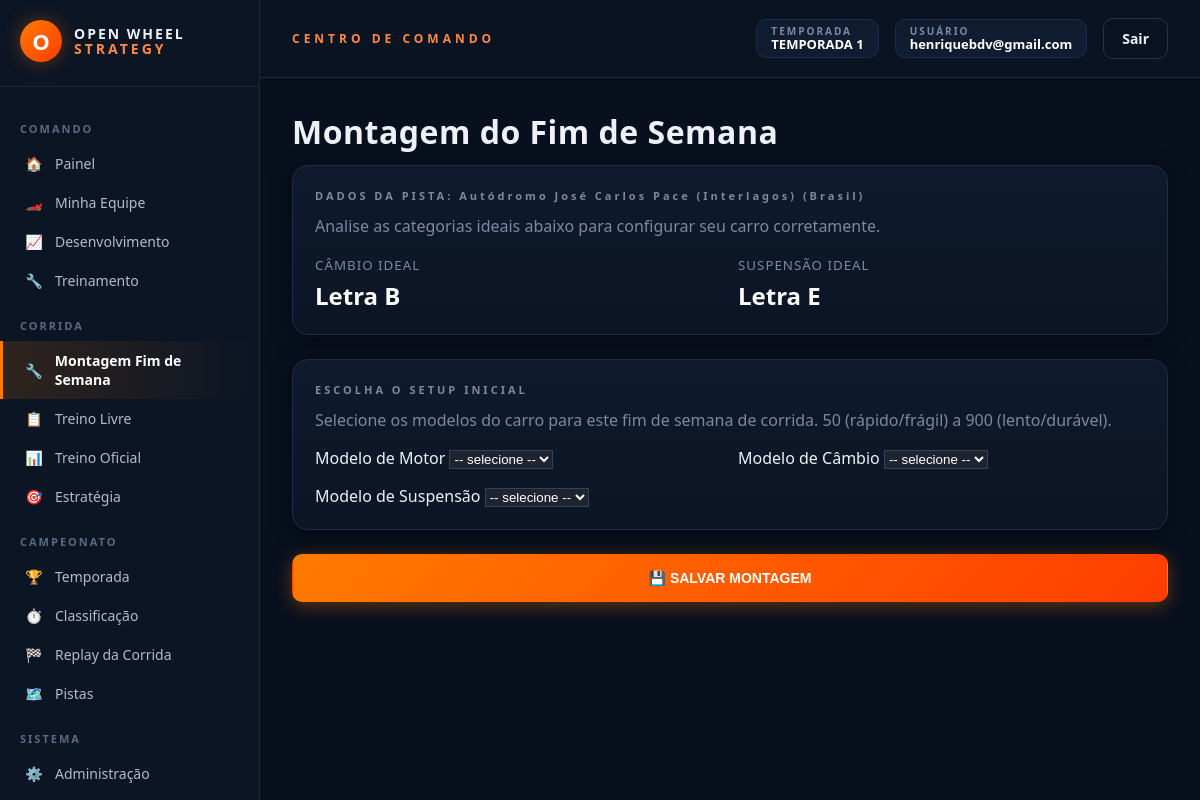
The app's page /montar-fim-de-semana (signed in), older data.
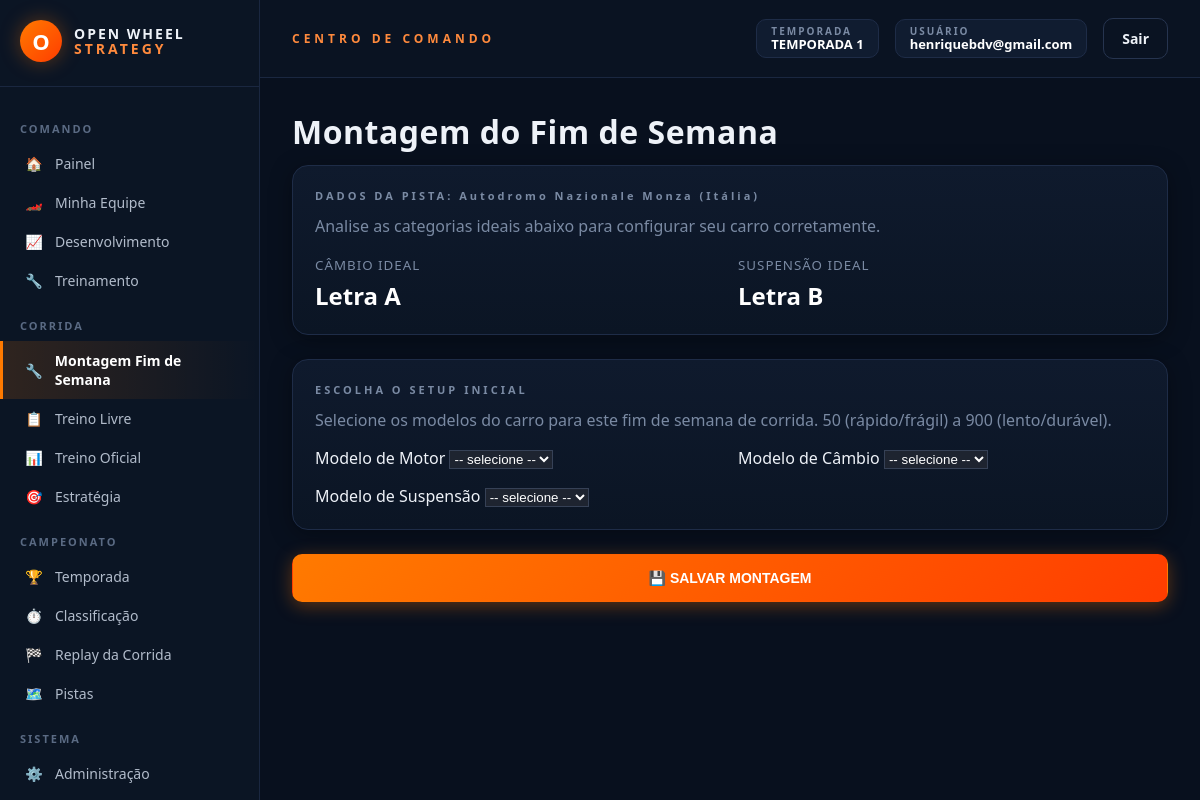
The same page, newer data.
### models_temporada.py (models this page shows, shortened)
class CorridaAgendada(db.Model):
    __tablename__ = "corridas_agendadas"
    id = db.Column(db.Integer, primary_key=True)
    temporada_id = db.Column(db.Integer, db.ForeignKey("temporadas.id"), nullable=False)
    pista_real_id = db.Column(db.Integer, nullable=False)
    pista_nome = db.Column(db.String(120))
    ordem = db.Column(db.Integer, nullable=False)
    executada = db.Column(db.Boolean, default=False, nullable=False)
    data_execucao = db.Column(db.DateTime)
    resultado_json = db.Column(db.Text, default="[]")

### rotas/fim_de_semana.py (the view, shortened to what this page needs)
    @app.route("/montar-fim-de-semana", methods=["GET", "POST"])
    @login_requerido
    def montagem_fim_de_semana():
        usuario = Usuario.query.get(session["usuario_id"])
        if not usuario.equipe:
            return redirect(url_for("minha_equipe"))
        equipe = usuario.equipe
        temporada = Temporada.ativa_atual()
        proxima_corrida = temporada.proxima_corrida() if temporada else None
        if not proxima_corrida:
            return render_template("montagem_fim_de_semana.html", equipe=equipe, pista=None)
        criar_banco_pistas_reais()
        pista = obter_pista_real(proxima_corrida.pista_real_id)
        setup_existente = SetupFimDeSemana.query.filter_by(
            equipe_id=equipe.id, corrida_id=proxima_corrida.id
        ).first()
        if not setup_existente:
            session.pop(f"stint_treino_{equipe.id}", None)
            session.pop(f"treino_sliders_{equipe.id}", None)
            session.pop("treino_livre_salvo", None)
        return render_template(
            "montagem_fim_de_semana.html",
            equipe=equipe,
            pista=pista,
            modelos_disponiveis=modelos_componente.MODELOS,
            setup_existente=setup_existente
        )

### app.py (called while the page is built)
def _registrar_contexto(app):
    @app.context_processor
    def injetar_globais():
        usuario_id = session.get("usuario_id")
        usuario = Usuario.query.get(usuario_id) if usuario_id else None
        return {
            "usuario_logado": usuario,
            "categorias_fornecedor": FORNECEDORES_CONFIG,
            "temporada_ativa": Temporada.ativa_atual(),
        }

### extensoes.py (called while the page is built)
def login_requerido(view_func):
    @functools.wraps(view_func)
    def wrapper(*args, **kwargs):
        if not session.get("usuario_id"):
            return redirect(url_for("login"))
        return view_func(*args, **kwargs)
    return wrapper

### models_temporada.py (called while the page is built)
    @classmethod
    def ativa_atual(cls):
        try:
            return cls.query.filter_by(ativa=True).first()
        except (OperationalError, ProgrammingError, NoSuchTableError):
            return None

    def proxima_corrida(self):
        return next((c for c in self.corridas_agendadas if not c.executada), None)

### pistas_reais_db.py (called while the page is built)
def obter_conexao():
    conexao = sqlite3.connect(CAMINHO_BANCO)
    conexao.row_factory = sqlite3.Row
    return conexao

### templates/montagem_fim_de_semana.html (shortened to what this page needs)
{% extends "base.html" %}
{% block content %}
<div class="d-flex justify-content-between align-items-center mb-3">
    <h1 class="h3">Montagem do Fim de Semana</h1>
</div>
{% if not pista %}
<div class="ows-card">
    <h3 style="color:#ff7a00;">Nenhuma corrida no calendário</h3>
    <p class="ows-muted">Não há nenhuma corrida agendada na temporada ativa no momento. Aguarde o início do campeonato.</p>
</div>
{% else %}
<div class="ows-card" style="margin-bottom: 24px;">
    <h3>DADOS DA PISTA: {{ pista.nome }} ({{ pista.pais }})</h3>
    <p class="ows-muted" style="margin-top:4px;">Analise as categorias ideais abaixo para configurar seu carro corretamente.</p>
    <div class="ows-grid-2" style="margin-top: 16px;">
        <div>
            <small class="ows-muted" style="letter-spacing: 1px;">CÂMBIO IDEAL</small>
            <div style="font-size: 24px; color: #fff; font-weight: bold; margin-top: 4px;">Letra {{ pista.categoria_cambio_ideal }}</div>
        </div>
        <div>
            <small class="ows-muted" style="letter-spacing: 1px;">SUSPENSÃO IDEAL</small>
            <div style="font-size: 24px; color: #fff; font-weight: bold; margin-top: 4px;">Letra {{ pista.categoria_suspensao_ideal }}</div>
        </div>
    </div>
</div>
{% if not (setup_existente and setup_existente.travado) %}
<form method="POST" action="{{ url_for('montagem_fim_de_semana') }}" onsubmit="return confirm('⚠️ Ao salvar, seu carro entra em PARC FERMÉ. Motor, câmbio e suspensão ficam travados pro fim de semana. Romper o lacre depois vai custar R$ 1.000 e você larga em último. Tem certeza que quer salvar?');">
{% else %}
<form>
{% endif %}
    <div class="ows-card" style="margin-bottom: 24px;">
        <h3>ESCOLHA O SETUP INICIAL</h3>
        <p class="ows-muted" style="margin-top:4px;">Selecione os modelos do carro para este fim de semana de corrida. 50 (rápido/frágil) a 900 (lento/durável).</p>
        <div class="ows-grid-3" style="margin-top: 16px;">
            <div>
                <label class="form-label text-muted">Modelo de Motor</label>
                <select name="modelo_motor" class="form-select" style="background:#1e2430; color:#fff; border: 1px solid #364156;" required {% if setup_existente and setup_existente.travado %}disabled{% endif %}>
                    <option value="">-- selecione --</option>
                </select>
            </div>
            <div>
                <label class="form-label text-muted">Modelo de Câmbio</label>
                <select name="modelo_cambio" class="form-select" style="background:#1e2430; color:#fff; border: 1px solid #364156;" required {% if setup_existente and setup_existente.travado %}disabled{% endif %}>
                    <option value="">-- selecione --</option>
                </select>
            </div>
            <div>
                <label class="form-label text-muted">Modelo de Suspensão</label>
                <select name="modelo_suspensao" class="form-select" style="background:#1e2430; color:#fff; border: 1px solid #364156;" required {% if setup_existente and setup_existente.travado %}disabled{% endif %}>
                    <option value="">-- selecione --</option>
                </select>
            </div>
        </div>
    </div>
    {% if not (setup_existente and setup_existente.travado) %}
    <button type="submit" class="ows-btn ows-btn-primary ows-btn-full" style="padding: 15px; font-weight: bold; text-transform: uppercase;">
        💾 Salvar Montagem
    </button>
    {% else %}
    <button type="button" class="ows-btn ows-btn-ghost ows-btn-full" disabled style="padding: 15px; font-weight: bold; text-transform: uppercase;">
        🔒 Montagem Salva e Travada
    </button>
    {% endif %}
</form>
{% endif %}
{% endblock %}

Row changes from the older to the newer data that the page shows:
no longer on this page (row unchanged): CorridaAgendada: nome "Autódromo José Carlos Pace (Interlagos)"
now on this page (row edited): CorridaAgendada: nome "Autodromo Nazionale Monza"
Text that changed along with them:
{{ pista.pais }}: "Brasil" → "Itália"
{{ pista.categoria_cambio_ideal }}: "B" → "A"
{{ pista.categoria_suspensao_ideal }}: "E" → "B"
